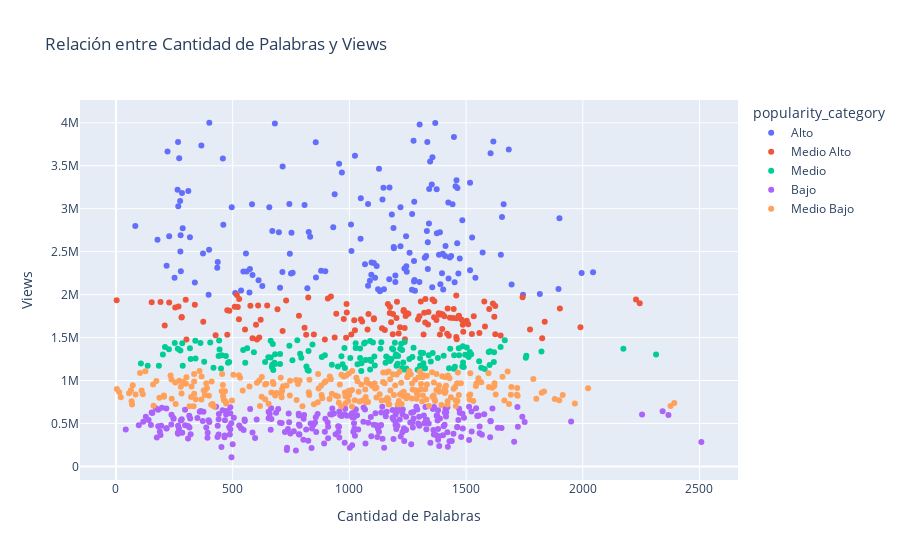

Source (notebook cell):
### Markdown cell above
<div style="background-color: #fffacd; color: #000; padding: 20px; margin: 10px; border-left: 5px solid #f0c040; border-radius: 5px;">

## 7. Entrenamiento y Comparación de Modelos de Machine Learning

### Propósito
Entrenar múltiples algoritmos de machine learning para predecir la popularidad de TED Talks y seleccionar el mejor modelo basado en métricas de rendimiento. El objetivo es superar un F1-score de 0.78.

### Algoritmos de Machine Learning Implementados

#### 1. Random Forest Classifier
- **Fortalezas:** Robusto a outliers, maneja características mixtas (texto + numérico)
- **Hiperparámetros:** n_estimators=100, max_depth=10, random_state=42
- **¿Por qué Random Forest?** Excelente para datos textuales con muchas características

#### 2. Support Vector Machine (SVM)
- **Kernel:** RBF (Radial Basis Function) para capturar relaciones no lineales
- **Fortalezas:** Efectivo en espacios de alta dimensionalidad (típico en NLP)
- **Hiperparámetros:** C=1.0, gamma='scale'

#### 3. Gradient Boosting Classifier
- **Implementación:** XGBoost para optimización avanzada
- **Fortalezas:** Excelente rendimiento en competencias de datos
- **Estrategia:** Boosting secuencial corrige errores de modelos previos

### Metodología de Entrenamiento

#### Preparación de Características
1. **Vectorización TF-IDF:** Convierte texto en vectores numéricos
   - **¿Qué es TF-IDF?** Term Frequency-Inverse Document Frequency
   - **Configuración:** max_features=5000, stop_words='english'
   - **Beneficio:** Resalta palabras importantes específicas de cada documento

2. **Combinación de Features:**
   - Características textuales (TF-IDF del transcript)
   - Características NLP (sentimientos, entidades, métricas textuales)
   - Características numéricas originales (duration, ratings)

#### División de Datos
- **Training Set:** 80% de los datos para entrenamiento
- **Test Set:** 20% para evaluación final imparcial
- **Estratificación:** Mantiene proporción de categorías de popularidad

### Métricas de Evaluación

#### ¿Por qué F1-Score como Métrica Principal?
- **Balance:** Combina precisión y recall
- **Manejo de Clases Desbalanceadas:** Más robusto que accuracy simple
- **Interpretabilidad:** Fácil de entender para stakeholders

#### Métricas Complementarias
1. **Accuracy:** Porcentaje de predicciones correctas
2. **Precision:** De las predicciones positivas, cuántas fueron correctas
3. **Recall:** De los casos positivos reales, cuántos detectamos
4. **F1-Score:** Media harmónica de precision y recall

### Estrategia de Optimización

#### Validación Cruzada
- **K-Fold CV:** 5 pliegues para estimación robusta de rendimiento
- **Grid Search:** Búsqueda sistemática de mejores hiperparámetros
- **Estratificada:** Mantiene distribución de clases en cada fold

#### Selección del Mejor Modelo
1. Entrenar todos los algoritmos con los mismos datos
2. Comparar F1-scores en validación cruzada
3. Seleccionar el modelo con mejor rendimiento promedio
4. Evaluación final en test set independiente

### Resultados Esperados

#### Benchmark de Rendimiento
- **Meta Principal:** F1-Score > 0.78
- **Accuracy Esperado:** > 0.75
- **Tiempo de Entrenamiento:** 3-10 minutos dependiendo del tamaño de datos

#### Análisis de Resultados
Para cada modelo se reporta:
- Métricas de rendimiento completas
- Cumplimiento del objetivo F1 > 0.78
- Identificación del mejor modelo overall

### Relación con el Análisis Global

#### Validación de Hipótesis
Los resultados del modelo permitirán confirmar:
- Qué características NLP son más predictivas de popularidad
- Si las técnicas de extracción de información mejoran la predicción
- Cuál combinación de algoritmo + características alcanza el mejor rendimiento

#### Importancia de Características
El mejor modelo revelará qué factores realmente determinan la popularidad de TED Talks.

</div>

### Code cell
# === METRICAS DE RENDIMIENTO Y VISUALIZACIONES ===

print("Generando metricas de rendimiento y visualizaciones...")

# Crear visualizaciones usando el metodo del analizador
analyzer.create_visualizations()

# Mostrar informacion sobre las visualizaciones creadas
if 'visualizations' in analyzer.results:
    print("\nVisualizaciones creadas exitosamente:")
    
    # Si hay un clasificador disponible, mostrar importancia de caracteristicas
    if hasattr(analyzer, 'best_model') and 'machine_learning' in analyzer.results:
        models_trained = analyzer.results['machine_learning']['models_trained']
        
        print(f"\nImportancia de caracteristicas del mejor modelo ({analyzer.best_model}):")
        try:
            feature_importance = models_trained.get_feature_importance(analyzer.best_model, top_n=10)
            for i, (feature, importance) in enumerate(feature_importance, 1):
                print(f"  {i:2d}. {feature}: {importance:.4f}")
        except Exception as e:
            print(f"  No se pudo obtener importancia de caracteristicas: {e}")
    
else:
    print("ERROR: No se pudieron crear las visualizaciones")

print("\nAnalisis completo finalizado")

### Figure 1 — Plotly figure (JSON) as saved in the notebook; plotly's stock layout.template omitted (floating-point values rounded to 4 significant figures; data arrays with more than 128 entries replaced by an {"elided": "..."} marker saying what was removed)
{"data": [{"customdata": {"elided": "164x1 str values"}, "hovertemplate": "popularity_category=Alto<br>Cantidad de Palabras=%{x}<br>Views=%{y}<br>title_clean=%{customdata[0]}<extra></extra>", "legendgroup": "Alto", "marker": {"color": "#636efa", "symbol": "circle"}, "mode": "markers", "name": "Alto", "orientation": "v", "showlegend": true, "type": "scatter", "x": {"elided": "164 int values"}, "xaxis": "x", "y": {"elided": "164 int values"}, "yaxis": "y"}, {"customdata": {"elided": "132x1 str values"}, "hovertemplate": "popularity_category=Medio Alto<br>Cantidad de Palabras=%{x}<br>Views=%{y}<br>title_clean=%{customdata[0]}<extra></extra>", "legendgroup": "Medio Alto", "marker": {"color": "#EF553B", "symbol": "circle"}, "mode": "markers", "name": "Medio Alto", "orientation": "v", "showlegend": true, "type": "scatter", "x": {"elided": "132 int values"}, "xaxis": "x", "y": {"elided": "132 int values"}, "yaxis": "y"}, {"customdata": {"elided": "150x1 str values"}, "hovertemplate": "popularity_category=Medio<br>Cantidad de Palabras=%{x}<br>Views=%{y}<br>title_clean=%{customdata[0]}<extra></extra>", "legendgroup": "Medio", "marker": {"color": "#00cc96", "symbol": "circle"}, "mode": "markers", "name": "Medio", "orientation": "v", "showlegend": true, "type": "scatter", "x": {"elided": "150 int values"}, "xaxis": "x", "y": {"elided": "150 int values"}, "yaxis": "y"}, {"customdata": {"elided": "280x1 str values"}, "hovertemplate": "popularity_category=Bajo<br>Cantidad de Palabras=%{x}<br>Views=%{y}<br>title_clean=%{customdata[0]}<extra></extra>", "legendgroup": "Bajo", "marker": {"color": "#ab63fa", "symbol": "circle"}, "mode": "markers", "name": "Bajo", "orientation": "v", "showlegend": true, "type": "scatter", "x": {"elided": "280 int values"}, "xaxis": "x", "y": {"elided": "280 int values"}, "yaxis": "y"}, {"customdata": {"elided": "274x1 str values"}, "hovertemplate": "popularity_category=Medio Bajo<br>Cantidad de Palabras=%{x}<br>Views=%{y}<br>title_clean=%{customdata[0]}<extra></extra>", "legendgroup": "Medio Bajo", "marker": {"color": "#FFA15A", "symbol": "circle"}, "mode": "markers", "name": "Medio Bajo", "orientation": "v", "showlegend": true, "type": "scatter", "x": {"elided": "274 int values"}, "xaxis": "x", "y": {"elided": "274 int values"}, "yaxis": "y"}], "layout": {"legend": {"title": {"text": "popularity_category"}, "tracegroupgap": 0}, "title": {"text": "Relación entre Cantidad de Palabras y Views"}, "xaxis": {"anchor": "y", "domain": [0, 1], "title": {"text": "Cantidad de Palabras"}}, "yaxis": {"anchor": "x", "domain": [0, 1], "title": {"text": "Views"}}}}
